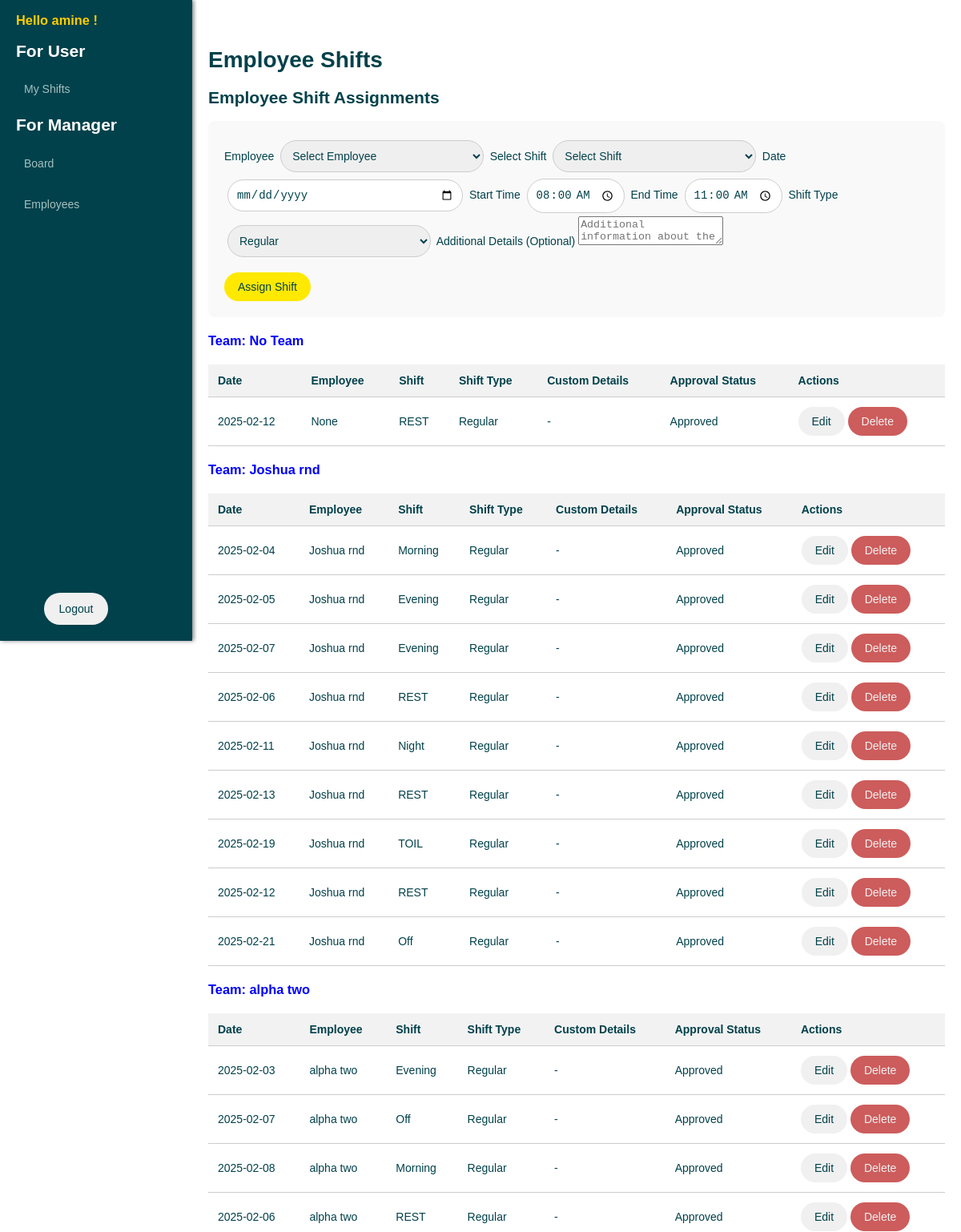
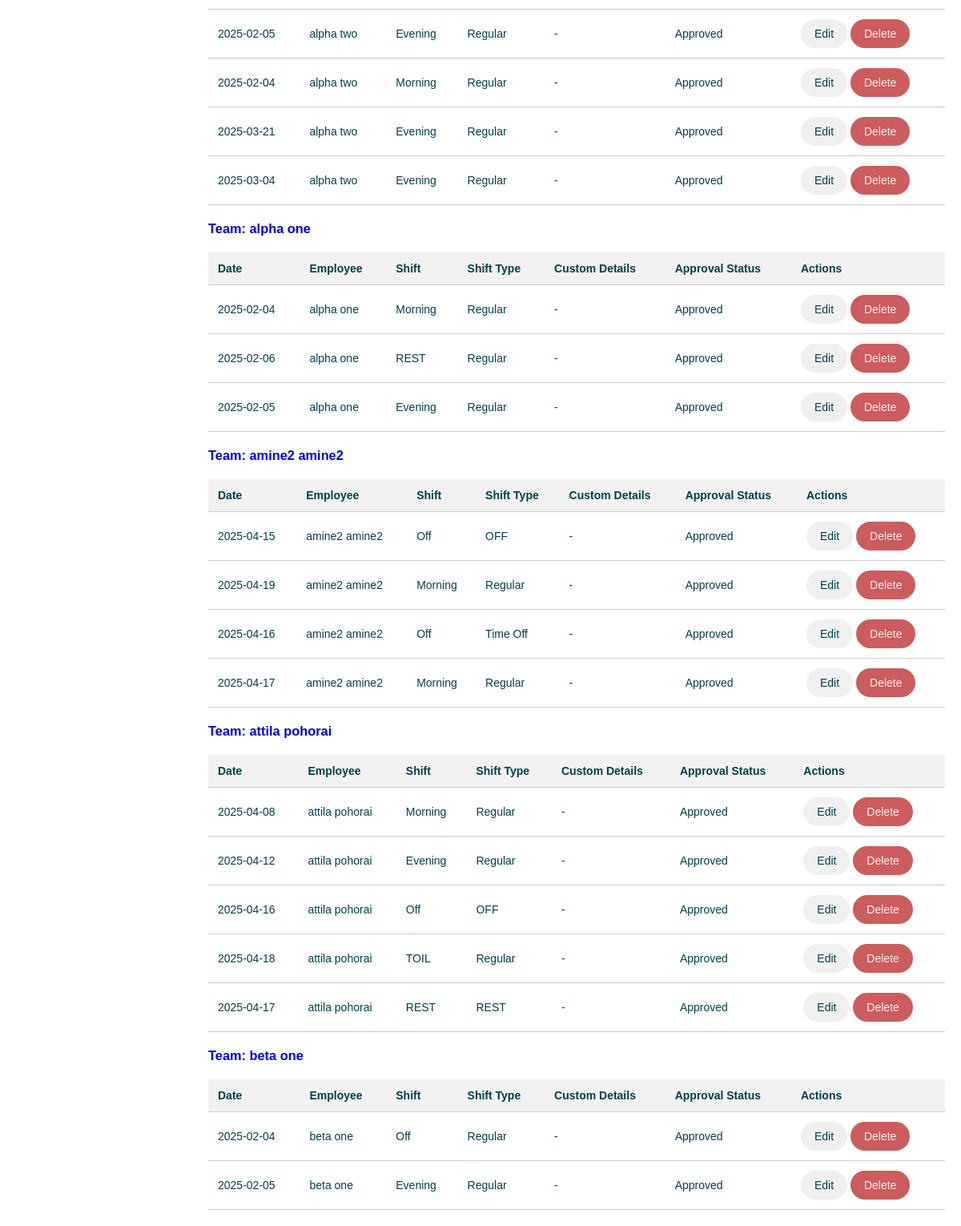
The app's page /employee_shifts/ (signed in) with its own data (2 pictures, top to bottom).
### tables this page shows
CREATE TABLE "users" (
            id INTEGER PRIMARY KEY AUTOINCREMENT,
            username TEXT NOT NULL UNIQUE,
            password_hash TEXT NOT NULL,
            employee_id INTEGER,
            is_active BOOLEAN NOT NULL DEFAULT 1,
            role TEXT NOT NULL DEFAULT 'adc_employee',
            FOREIGN KEY (employee_id) REFERENCES "employees_old"(id) ON DELETE SET NULL
        );

CREATE TABLE employee_shift (
                id INTEGER PRIMARY KEY AUTOINCREMENT,
                employee_id INTEGER NOT NULL,
                shift_id INTEGER NOT NULL,
                date DATE NOT NULL,
                actual_start_time TIME,
                actual_end_time TIME,
                overtime_hours TEXT DEFAULT '00:00',
                request_status TEXT DEFAULT 'NONE', start_time TEXT DEFAULT '00:00', end_time TEXT DEFAULT '00:00', shift_type TEXT DEFAULT 'Regular', custom_details TEXT DEFAULT NULL, approval_status TEXT DEFAULT 'Approved',
                FOREIGN KEY (employee_id) REFERENCES "employees_old"(id),
                FOREIGN KEY (shift_id) REFERENCES shifts(id)
            );

CREATE TABLE "shifts" (
            id INTEGER PRIMARY KEY AUTOINCREMENT,
            name TEXT NOT NULL,
            start_time TEXT,
            end_time TEXT,
            bg_color TEXT NOT NULL,
            text_color TEXT DEFAULT '#000000',
            is_active BOOLEAN NOT NULL DEFAULT 1
        );

### app/routes/employee_shift.py (the view)
@employee_shift_bp.route('/')
@login_required
def index():
    employee_shifts = employee_shift_service.get_all_employee_shifts()
    employees = employee_service.get_all_employees()
    shifts = shift_service.get_all_active_shifts()
    for team, shift_list in employee_shifts['shifts_by_team'].items():
        for shift in shift_list:
            print(f"DEBUG: Employee: {shift['employee_name']}, Date: {shift['employee_shift']['date']}, Start: {shift['employee_shift']['start_time']}, End: {shift['employee_shift']['end_time']}")
    return render_template('employee_shifts/employee_shifts.html',
                           employee_shifts=employee_shifts,
                           employees=employees,
                           shifts=shifts,
                           active='employee_shifts')

### app/database/db.py (called while the page is built)
def get_db():
    db = sqlite3.connect(Config.DATABASE)
    db.row_factory = sqlite3.Row
    return db

### app/models/employee.py (called while the page is built)
    @property
    def fullname(self):
        return f'{self.first} {self.last}'

### app/models/user.py (called while the page is built)
    @property
    def is_authenticated(self):
        return True

    def is_manager(self):
        return self.role == 'manager'

### app/services/employee_service.py (called while the page is built)
def get_all_employees():
    db = get_db()
    try:
        rows = db.execute('SELECT * FROM employees').fetchall()
        return [Employee(row['first_name'], row['last_name'], row['team'], row['id']) for row in rows]
    except Exception as e:
        print(f"Error fetching employees: {e}")
        return []
    finally:
        db.close()

### app/services/shift_service.py (called while the page is built)
def get_all_active_shifts():
    db = get_db()
    try:
        rows = db.execute('SELECT * FROM shifts WHERE is_active = 1').fetchall()
        return [Shift(row['name'], row['bg_color'], row['text_color'], row['start_time'], row['end_time'],
                      row['id'], row['is_active']) for row in rows]
    except Exception as e:
        print(f"Error fetching active shifts: {e}")
        return []
    finally:
        db.close()

### app/services/user_service.py (called while the page is built)
def get_user_by_id(user_id):
    db = get_db()
    try:
        row = db.execute('SELECT * FROM users WHERE id = ?', (user_id, )).fetchone()
        if row:
            print(f"User data: id={row[0]}, username={row[1]}, employee_id={row[3]}, is_active={row[4]}, role={row[5]}")
            return User(row[0], row[1], row[2], row[3], row[4], row[5])
    except Exception as e:
        print("get_user_by_id: User not found")
        return False
    finally:
        db.close()

### app/templates/employee_shifts/employee_shifts.html (shortened to what this page needs)
{% extends 'layout.html' %}
{% block title %} <h1>Employee Shifts</h1> {% endblock %}
{% block content %}
<h2>Employee Shift Assignments</h2>
<form action="{{ url_for('employee_shift.assign_shift') }}" method="post">
    <div class="form-group">
        <label for="employee_id">Employee</label>
        <select name="employee_id" required>
            <option value="" disabled selected>Select Employee</option>
        </select>
        <label for="shift_id">Select Shift</label>
        <select name="shift_id" id="shift_id" required onchange="autoFillTimes()">
            <option value="" disabled selected>Select Shift</option>
        </select>
        <label for="date">Date</label>
        <input type="date" name="date" required>
        <label for="start_time">Start Time</label>
        <input type="time" name="start_time" id="start_time" required value="08:00">
        <label for="end_time">End Time</label>
        <input type="time" name="end_time" id="end_time" required value="11:00">
        <label for="shift_type">Shift Type</label>
        <select name="shift_type" id="shift_type" required onchange="toggleCustomInput()">
            <option value="Regular">Regular</option>
        </select>
        <label for="custom_details">Additional Details (Optional)</label>
        <textarea name="custom_details" id="custom_details" placeholder="Additional information about the shift..."></textarea>
    </div>
    <button type="submit">Assign Shift</button>
</form>
{% if employee_shifts.shifts_by_team %}
    {% for team, shifts in employee_shifts.shifts_by_team.items() %}
        {% if shifts %}
            <h3 style="color: blue; margin-top: 20px;">Team: {{ team }}</h3>
            <table>
                <thead>
                    <tr>
                        <th>Date</th>
                        <th>Employee</th>
                        <th>Shift</th>
                        <th>Shift Type</th>
                        <th>Custom Details</th>
                        <th>Approval Status</th>
                        <th>Actions</th>
                    </tr>
                </thead>
                <tbody>
                    {% for data in shifts %}
                        <tr>
                            <td>{{ data.employee_shift.date }}</td>
                            <td>{{ data.employee_name }}</td>
                            <td>{{ data.shift_name }}</td>
                            <td>{{ data.employee_shift.shift_type }}</td>
                            <td>
                                {% if data.employee_shift.custom_details %}
                                    {{ data.employee_shift.custom_details }}
                                {% else %}
                                    -
                                {% endif %}
                            </td>
                            <td>
                                {% if data.employee_shift.shift_type == 'Time Off' and data.employee_shift.approval_status == 'Pending' %}
                                    <form action="{{ url_for('employee_shift.approve_request', id=data.employee_shift.id) }}" method="post" style="display:inline;">
                                        <button type="submit" class="btn btn-success">Approve</button>
                                    </form>
                                    <form action="{{ url_for('employee_shift.reject_request', id=data.employee_shift.id) }}" method="post" style="display:inline;">
                                        <button type="submit" class="btn btn-danger">Reject</button>
                                    </form>
                                {% else %}
                                    {{ data.employee_shift.approval_status }}
                                {% endif %}
                            </td>
                            <td>
                                <a href="{{ url_for('employee_shift.edit_assignment', id=data.employee_shift.id) }}" class="edit-button">Edit</a>
                                <a href="{{ url_for('employee_shift.delete_assignment', id=data.employee_shift.id) }}" class="delete-button"
                                onclick="return confirm('Are you sure you want to delete this shift?');">Delete</a>
                            </td>
                        </tr>
                    {% endfor %}
                </tbody>
            </table>
        {% endif %}
    {% endfor %}
{% else %}
    <p>No shift data available.</p>
{% endif %}
{% endblock %}

### app/templates/sidebar.html (shortened to what this page needs)
<div class="sidebar">
    <h3>Hello {{ current_user.username }} !</h3>
    <h2>For User</h2>
    <ul>
        <li><a href="{{ url_for('my_shifts.index') }}" class="{% if active == 'my_shifts' %}active{% endif %} menu-item">My Shifts</a></li>
    </ul>
    <h2>For Manager</h2>
    <ul>
        <li><a href="{{ url_for('board.index') }}" class="{% if active == 'board' %}active{% endif %} menu-item">Board</a></li>
        <li><a href="{{ url_for('employees.index') }}" class="{% if active == 'employees' %}active{% endif %} menu-item">Employees</a></li>
    </ul>
    <div class="logout">
        {% if current_user.is_authenticated %}
            <a href="{{ url_for('auth.logout') }}" class="logout-button" title="Logout">
                Logout
            </a>
        {% else %}
            <a href="{{ url_for('auth.login') }}">Login</a>
        {% endif %}
    </div>
</div>

### app/static/css/styles.css (style rules this page uses)
body { font-family: 'Arial', sans-serif; margin: 0; padding: 0; background-color: #ffffff; color: #00414B; }
h1, h2, h3, p { color: #00414B; }

### app/static/css/button.css (style rules this page uses)
form button, .delete-button, .cancel-button, .edit-button, .logout-button, .yellow-button, .blue-button { border-radius: 25px; border: none; cursor: pointer; text-decoration: none; display: inline-block; }
form button { background-color: #FFE900; color: #00414B; }
.delete-button { background-color: indianred; color: #f0f0f0; }
.cancel-button, .edit-button, .logout-button { background-color: #f0f0f0; color: #00414B; margin-left: 10px; }
.edit-button { margin-left: 0px; }

### app/static/css/form.css (style rules this page uses)
form { background-color: #f9f9f9; padding: 20px; border-radius: 8px; }
.form-group { margin-bottom: 15px; }
form input[type="text"], form input[type="password"], form input[type="date"], form input[type="time"], form select { font-size: 14px; color: #00414B; width: calc(100% - 20px); max-width: calc(30ch + 20px); padding: 10px; margin: 4px; border-radius: 25px; border: 1px solid #ccc; }
form input[type="time"] { max-width: 100px; }

### app/static/css/list.css (style rules this page uses)
ul { list-style-type: none; padding: 0; margin: 0; width: 95% ; }

### app/static/css/login.css (style rules this page uses)
ul { list-style-type: none; padding-left: 0; }
.logout { max-width: 140px; margin-top: auto; margin-bottom: 20px; text-align: center; }
.logout-button { border: 2px solid transparent; transition: all 0.2s ease; }
.logout a { color: #00414B; text-decoration: none; }

### app/static/css/table.css (style rules this page uses)
table { width: 100%; border-collapse: separate; margin-top: 20px; border-spacing: 0; border-radius: 100px; }
th, td { padding: 12px; text-align: left; border-bottom: 1px solid #ccc; }
th { background-color: #f2f2f2; color: #00414B; }

### app/static/css/sidebar.css (style rules this page uses)
.sidebar { width: 200px; background-color: #00414B; padding: 0 20px; box-shadow: 2px 0 5px rgba(0, 0, 0, 0.5); flex-shrink: 0; display: flex; flex-direction: column; justify-content: space-between; position: sticky; top: 0; height: 100vh; }
.sidebar h2, p { margin-top: 0; color: #ffffff; }
.sidebar h3 { color: #ffcc00; }
.sidebar ul { list-style-type: none; padding: 0; }
.sidebar ul li { margin-bottom: 15px; }
.sidebar ul li a { text-decoration: none; color: #A3C1C1; padding: 10px; display: block; border-radius: 5px; transition: background-color 0.3s ease; }

### app/static/css/media.css (style rules this page uses)
@media screen and (min-width: 1024px) and (max-width: 1366px) { body, form button { font-size: 14px; } }
@media screen and (min-width: 1024px) and (max-width: 1366px) { form button, .delete-button, .cancel-button, .edit-button, .logout-button, .yellow-button, .blue-button { padding: 10px 17px; } }

### records on screen
users: username "amine"
employee_shift: employee_shift "2025-02-12", employee_name "None", shift_name "REST", employee_shift.shift_type "Regular", employee_shift.approval_status "Approved"
employee_shift: employee_shift "2025-02-04", employee_name "Joshua rnd", shift_name "Morning", employee_shift.shift_type "Regular", employee_shift.approval_status "Approved"
employee_shift: employee_shift "2025-02-05", employee_name "Joshua rnd", shift_name "Evening", employee_shift.shift_type "Regular", employee_shift.approval_status "Approved"
employee_shift: employee_shift "2025-02-07", employee_name "Joshua rnd", shift_name "Evening", employee_shift.shift_type "Regular", employee_shift.approval_status "Approved"
employee_shift: employee_shift "2025-02-06", employee_name "Joshua rnd", shift_name "REST", employee_shift.shift_type "Regular", employee_shift.approval_status "Approved"
employee_shift: employee_shift "2025-02-11", employee_name "Joshua rnd", shift_name "Night", employee_shift.shift_type "Regular", employee_shift.approval_status "Approved"
employee_shift: employee_shift "2025-02-13", employee_name "Joshua rnd", shift_name "REST", employee_shift.shift_type "Regular", employee_shift.approval_status "Approved"
employee_shift: employee_shift "2025-02-19", employee_name "Joshua rnd", shift_name "TOIL", employee_shift.shift_type "Regular", employee_shift.approval_status "Approved"
employee_shift: employee_shift "2025-02-12", employee_name "Joshua rnd", shift_name "REST", employee_shift.shift_type "Regular", employee_shift.approval_status "Approved"
employee_shift: employee_shift "2025-02-21", employee_name "Joshua rnd", shift_name "Off", employee_shift.shift_type "Regular", employee_shift.approval_status "Approved"
employee_shift: employee_shift "2025-02-03", employee_name "alpha two", shift_name "Evening", employee_shift.shift_type "Regular", employee_shift.approval_status "Approved"
employee_shift: employee_shift "2025-02-07", employee_name "alpha two", shift_name "Off", employee_shift.shift_type "Regular", employee_shift.approval_status "Approved"
employee_shift: employee_shift "2025-02-08", employee_name "alpha two", shift_name "Morning", employee_shift.shift_type "Regular", employee_shift.approval_status "Approved"
employee_shift: employee_shift "2025-02-06", employee_name "alpha two", shift_name "REST", employee_shift.shift_type "Regular", employee_shift.approval_status "Approved"
employee_shift: employee_shift "2025-02-05", employee_name "alpha two", shift_name "Evening", employee_shift.shift_type "Regular", employee_shift.approval_status "Approved"
employee_shift: employee_shift "2025-02-04", employee_name "alpha two", shift_name "Morning", employee_shift.shift_type "Regular", employee_shift.approval_status "Approved"
employee_shift: employee_shift "2025-03-21", employee_name "alpha two", shift_name "Evening", employee_shift.shift_type "Regular", employee_shift.approval_status "Approved"
employee_shift: employee_shift "2025-03-04", employee_name "alpha two", shift_name "Evening", employee_shift.shift_type "Regular", employee_shift.approval_status "Approved"
employee_shift: employee_shift "2025-02-04", employee_name "alpha one", shift_name "Morning", employee_shift.shift_type "Regular", employee_shift.approval_status "Approved"
employee_shift: employee_shift "2025-02-06", employee_name "alpha one", shift_name "REST", employee_shift.shift_type "Regular", employee_shift.approval_status "Approved"
employee_shift: employee_shift "2025-02-05", employee_name "alpha one", shift_name "Evening", employee_shift.shift_type "Regular", employee_shift.approval_status "Approved"
employee_shift: employee_shift "2025-04-15", employee_name "amine2 amine2", shift_name "Off", employee_shift.shift_type "OFF", employee_shift.approval_status "Approved"
employee_shift: employee_shift "2025-04-19", employee_name "amine2 amine2", shift_name "Morning", employee_shift.shift_type "Regular", employee_shift.approval_status "Approved"
employee_shift: employee_shift "2025-04-16", employee_name "amine2 amine2", shift_name "Off", employee_shift.shift_type "Time Off", employee_shift.approval_status "Approved"
employee_shift: employee_shift "2025-04-17", employee_name "amine2 amine2", shift_name "Morning", employee_shift.shift_type "Regular", employee_shift.approval_status "Approved"
employee_shift: employee_shift "2025-04-08", employee_name "attila pohorai", shift_name "Morning", employee_shift.shift_type "Regular", employee_shift.approval_status "Approved"
employee_shift: employee_shift "2025-04-12", employee_name "attila pohorai", shift_name "Evening", employee_shift.shift_type "Regular", employee_shift.approval_status "Approved"
employee_shift: employee_shift "2025-04-16", employee_name "attila pohorai", shift_name "Off", employee_shift.shift_type "OFF", employee_shift.approval_status "Approved"
employee_shift: employee_shift "2025-04-18", employee_name "attila pohorai", shift_name "TOIL", employee_shift.shift_type "Regular", employee_shift.approval_status "Approved"
employee_shift: employee_shift "2025-04-17", employee_name "attila pohorai", shift_name "REST", employee_shift.shift_type "REST", employee_shift.approval_status "Approved"
employee_shift: employee_shift "2025-02-04", employee_name "beta one", shift_name "Off", employee_shift.shift_type "Regular", employee_shift.approval_status "Approved"
employee_shift: employee_shift "2025-02-05", employee_name "beta one", shift_name "Evening", employee_shift.shift_type "Regular", employee_shift.approval_status "Approved"

### other values on screen
{{ team }} "No Team" "Joshua rnd" "alpha two" "alpha one" "amine2 amine2" "attila pohorai" "beta one"
